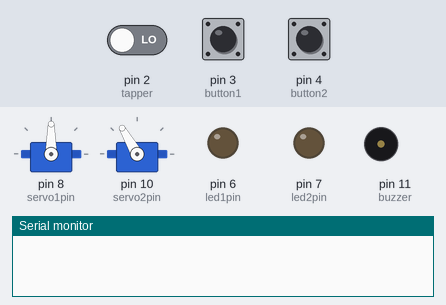
This sketch was run on a simulated Arduino Uno, built with avr-gcc and run on an emulated ATmega328P. Parts: 2 × servo, output pins drawn as LEDs (lit = HIGH), buzzer (waves = sounding), the last lines printed to the serial monitor. Dashed ring = blinking. The test bench sets the inputs (shaded band); at power-on: pin 3 (button1) LOW, pin 2 (tapper) LOW, pin 4 (button2) LOW.

Above: at 1.2 s.
1.3 s: pin 3 (button1) pulled HIGH for 0.15 s
At 1.67 s:
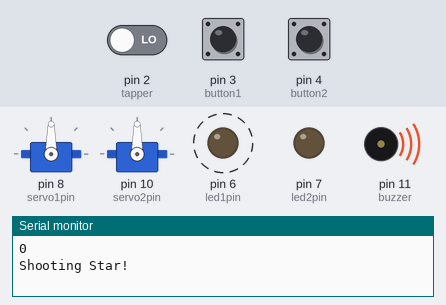
At 2.65 s:
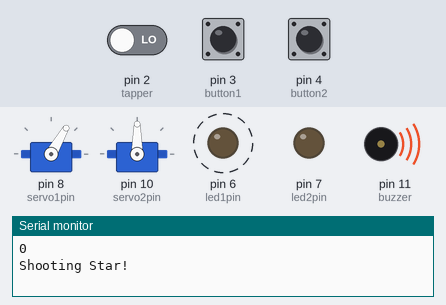
4.3 s: pin 2 (tapper) driven HIGH
At 6.1 s:
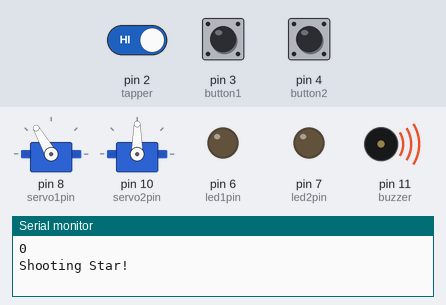
7.3 s: pin 4 (button2) pulled HIGH for 3.2 s
At 10.5 s:
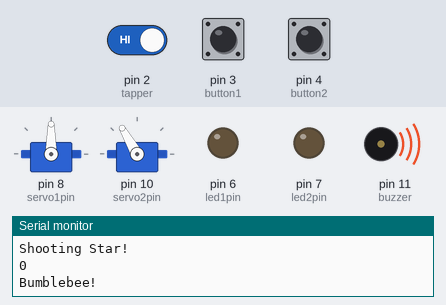
12.1 s: pin 3 (button1) pulled HIGH for 3.2 s
16.8 s: pin 2 (tapper) driven LOW
19.8 s: pin 2 (tapper) driven HIGH
Timing chart, 0 to 23.8 s (numbered marks = the images above; inputs shaded):
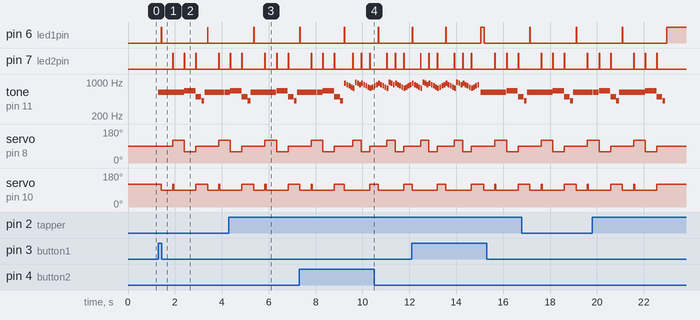

The sketch:

metronome.ino
```cpp
#include <Servo.h>
Servo myservo1, myservo2;

unsigned long time; //for timing the time in between the beats

const int buzzerToneForMetronome = 600;
const int NUM_BEATS = 3; //the nubmer of beats the metronome requires to be measured in order to start
const int NUM_TAPS = 4;

int beat = 10000, //variable to store beat once calculated
    beatNum = 1,
    numTaps = 0, //counts the number of beats it has recieved
    numBeats = 0, //4 taps = 3 beats
    curBeat=0,
    curBeatTime=0,
    lastBeat=0,
    count = 1;

double userBeatTiming[NUM_BEATS]; //stores the NUM_BEATS beats based on user taps

//pin setup here
int servo1pin = 8,
    servo2pin = 10,
    tapper = 2,
    led1pin = 6,
    led2pin = 7,
    buzzer = 11,
    button1 = 3,
    button2 = 4;

int button1state = 0,
    button2state = 0;

bool button1on = false,
     button2on = false;

bool tap = false,
     prevTap = false;

bool terminate = false;

int batonDelay = 80,
    halfBatonDelay = 45,
    ledDelay = 20;

long startConducting = 2147483647;

//setting up the pins, photoresistor, buzzer, buttons, LEDs
void setup(){
  pinMode(button1, INPUT);
  pinMode(button2, INPUT);

  pinMode(buzzer, OUTPUT);
  pinMode(tapper, INPUT);
  pinMode(led1pin, OUTPUT);
  pinMode(led2pin, OUTPUT);
  digitalWrite(led1pin, LOW);
  digitalWrite(led2pin, LOW);

  myservo1.attach(servo1pin);
  myservo2.attach(servo2pin);
  myservo1.write(90);
  myservo2.write(120);

  Serial.begin(9600);
}


void loop(){
  //gets milliseconds since program was started or reset
  time = millis();

  //FIRST 4 BEATS
  if(numTaps < NUM_TAPS){
    int pressed = digitalRead(tapper);

    if(pressed == 1){
      tap = true;
      digitalWrite(led1pin, HIGH);
    }else{
      tap = false;
      digitalWrite(led1pin, LOW);
    }

    //if a beat is registered
    if(tap == false && prevTap == true){
      numTaps++;
      curBeat = time; //gives you time of current beat execution
      if(numTaps != 1){
        curBeatTime = curBeat - lastBeat;
        userBeatTiming[numBeats] = curBeatTime;
        numBeats++;
      }
      lastBeat = time;
    }

  prevTap = tap;
  }

  //MAKE SURE BEAT ISN'T TOO SHORT
  if(beat<360){
    Serial.println("FAIL, beat too fast.");
    tone(buzzer, buzzerToneForMetronome);
    delay(1000);
    noTone(buzzer);
    //reset everything
    reset();
  }

  //ALL OTHER BEATS
  if(numTaps >= 4){
    beat = calculateBeat(userBeatTiming);

    if(count==1)
      startConducting = time;

    //LEDS ON
    if(beatNum == 1){
      myservo1.write(90);
      myservo2.write(90);
      digitalWrite(led1pin, HIGH);
      tone(buzzer, 2*(buzzerToneForMetronome));
    }
    else if (beatNum == 2){
      myservo1.write(120);
      myservo2.write(120);
      digitalWrite(led2pin, HIGH);
      tone(buzzer, buzzerToneForMetronome);
    }
    else if (beatNum == 3){
      myservo1.write(60);
      myservo2.write(90);
//      myservo2.write(120);
      digitalWrite(led2pin, HIGH);
      tone(buzzer, buzzerToneForMetronome);
    }
    else {
      myservo1.write(90);
      myservo2.write(120);
      digitalWrite(led2pin, HIGH);
      tone(buzzer, buzzerToneForMetronome);
    }

    delay(ledDelay);

    //LEDS OFF
    if(beatNum == 1){
      digitalWrite(led1pin, LOW);
    } else {
      digitalWrite(led2pin, LOW);
    }
    noTone(buzzer);

    if(beatNum == 2){
      delay(halfBatonDelay-ledDelay);
      myservo2.write(90);
      delay(beat-halfBatonDelay-ledDelay);
    }
//    else if(beatNum == 3) {
//      delay(batonDelay-ledDelay);
//      myservo2.write(90);
//      delay(beat-batonDelay-ledDelay);
//    }
    else {
      delay(beat-ledDelay);
    }

    count++;

    if(beatNum++ == 4){
      beatNum = 1;
    }

    int pressed = digitalRead(tapper);
    if(pressed == 1){
      terminate = true;
    }
  }

  int pressed1 = digitalRead(button1);
  int pressed2 = digitalRead(button2);
  if(count%4==1 || count==1){
    if(pressed1 == 1){
      Serial.println(button1on);
      playShootingStar();
      count = 1;
    }
    if(pressed2 == 1){
      Serial.println(button2on);
      playBumblebee();
      count = 1;
    }
  }

  //TERMINATE COUNT
  long elapsed = time - startConducting;
  if(elapsed >= 30000 || terminate){
    Serial.println("STOP");
    reset();
  }

}

int calculateBeat(double userBeatTiming[]){
  double num = 0.0;
  for(int i = 0; i<NUM_BEATS; i++){
    num += userBeatTiming[i];
  }
  return int(num/NUM_BEATS); //averages the beat timings to give you average beat for metronome in MILLISECONDS
}

void playShootingStar(){
  Serial.println("Shooting Star!");
  int frequencies[] = {330, 349, 370, 392, 415, 440, 466, 494, 523, 554, 587, 622, 660};
  int notes[] = {11, 11, 12, 7, 4};
  int duration[] = {7,2,4,2,1};
  int bruh = sizeof(notes)/sizeof(int);

  if(beat==10000 || beat==360)
    beat = 480;

  for(int j = 0; j<4; j++){
    for(int i = 0; i<5;i++){
        tone(buzzer, frequencies[notes[i]]);
        if(i == 0){
          delay(beat/4);
          myservo1.write(90);
          myservo2.write(90);
          digitalWrite(led1pin, HIGH);
          delay(ledDelay);
          digitalWrite(led1pin, LOW);
          delay(beat-ledDelay);

          myservo1.write(120);
          myservo2.write(120);
          digitalWrite(led2pin, HIGH);
          delay(ledDelay);
          digitalWrite(led2pin, LOW);
          delay(halfBatonDelay-ledDelay);
          myservo2.write(90);
          delay(beat/2-halfBatonDelay);
        }
        if (i == 1){
          delay(beat/2);
        }
        if (i == 2){
          myservo1.write(60);
          myservo2.write(90);
          digitalWrite(led2pin, HIGH);
          delay(ledDelay);
          digitalWrite(led2pin, LOW);
          delay(beat-ledDelay);
        }
        if (i == 3){
          myservo1.write(90);
          myservo2.write(120);
          digitalWrite(led2pin, HIGH);
          delay(ledDelay);
          digitalWrite(led2pin, LOW);
          delay((beat/2)-ledDelay);
        }
        if (i == 4){
          delay(beat/4);
        }
        noTone(buzzer);
        delay(10);
      }
    }
    delay(50);
  }


void playBumblebee(){
  Serial.println("Bumblebee!");
  int frequencies[] = {185, 196, 207, 220, 233, 247, 262, 277, 294, 311, 330, 349, 370, 392, 415, 440, 466, 494, 523, 554, 587, 622, 660, 698, 740};
  int notes[] = {16, 15, 14, 13, 12, 17, 16, 15, 16, 15, 14, 13, 12, 13, 14, 15};
  int duration[] = {1,1,1,1,1,1,1,1,1,1,1,1,1,1,1,1};

  if(beat==10000 || beat==480)
    beat = 360;

  for(int j = 0; j<4; j++){
    for(int i = 0; i<16;i++){
      tone(buzzer, 2*frequencies[notes[i]]);
      if(i==0){
        myservo1.write(90);
        myservo2.write(90);
        digitalWrite(led1pin, HIGH);
      }
      if(i==4){
        myservo1.write(120);
        myservo2.write(90);
        digitalWrite(led2pin, HIGH);
      }
      if(i==8){
        myservo1.write(60);
        myservo2.write(90);
        digitalWrite(led2pin, HIGH);
      }
      if(i==12){
        myservo1.write(90);
        myservo2.write(120);
        digitalWrite(led2pin, HIGH);
      }
      delay(ledDelay);
      digitalWrite(led1pin, LOW);
      digitalWrite(led2pin, LOW);
      delay((beat/4-10)*duration[i]-ledDelay);
      noTone(buzzer);
      delay(10);
    }
  }
  delay(50);
}

void reset(){
  Serial.println("RESET");
  numTaps = 0;
  numBeats = 0;
  beat = 10000;
  beatNum = 1;
  count = 1;
  startConducting = 2147483647;
  myservo1.write(90);
  myservo2.write(120);
  terminate = false;
  delay(1000);
}
```

Measured:
- after the input at 1.3 s, pin 6 (led1pin): alternates HIGH for 0.02 s and LOW for 2.0 s, starting after 0.12 s; tone on pin 11 (buzzer): plays 622 Hz for 0.84 s, 622 Hz for 0.24 s, 660 Hz for 0.48 s, 494 Hz for 0.24 s, 415 Hz for 0.12 s, 622 Hz for 0.84 s … (7 notes in this stretch), starting at once
